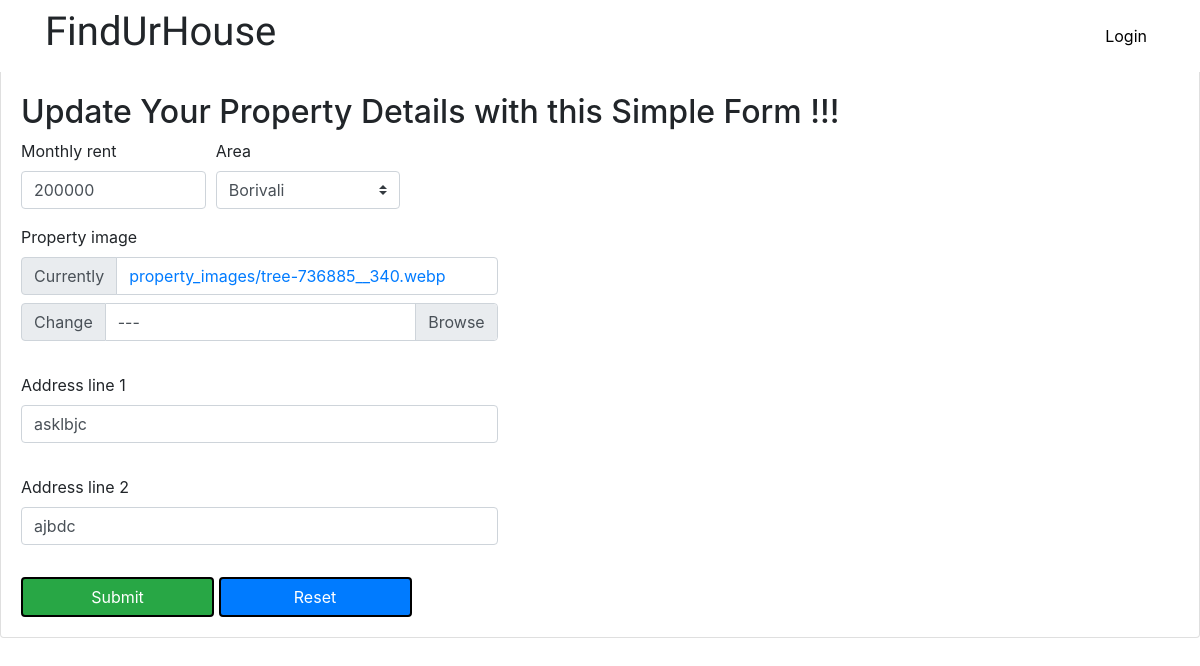
Page /owner/update_property/22 on the committed database.
### users/models.py (models this page shows, shortened)
class Property(models.Model):
    size_choices = [
        ('1 BHK' ,'1 BHK'),
        ('2 BHK' ,'2 BHK'),
        ('3 BHK' ,'3 BHK'),
        ('4 BHK' ,'4 BHK')
    ]
    area_choices = [
        ('Borivali' ,'Borivali'),
        ('Kandivali' ,'Kandivali'),
        ('Malad' ,'Malad'),
        ('Goregaon' ,'Goregaon')
    ]
    property_owner = models.ForeignKey(Owner, on_delete=models.CASCADE)
    property_size = models.CharField(choices=size_choices, max_length = 100)
    monthly_rent = models.PositiveIntegerField(validators = [MinValueValidator(1)])
    property_image = models.ImageField(default='default.jpg',upload_to='property_images/',blank = False)
    area = models.CharField(choices=area_choices, max_length = 100)
    address_line_1 = models.CharField(max_length = 100)
    address_line_2 = models.CharField(max_length = 100)

### users/views.py (the view)
# urls.py: path('owner/update_property/<int:update_id>',users_views.update_property, name = 'update_property'),
def update_property(request, update_id):
    property_to_update = Property.objects.get(id=update_id)
    if request.method == 'POST':
        form = UpdatePropertyForm(request.POST,request.FILES,instance=property_to_update)
        if form.is_valid():
            form.save()
            messages.success(request,"Details Updated Successfully !")
            return redirect('owner_home')
    elif request.method == 'GET':
        form = UpdatePropertyForm(instance=property_to_update)
    context = {
        "form" : form,
        "propertyid" : update_id,
    }
    return render(request,"users/update_property.html",context)

### users/templates/users/update_property.html (shortened to what this page needs)
{% extends "users/base.html" %}
{% load static %}
{% block content %}
{% load crispy_forms_tags %}
<html lang="en">
<head>
  <link rel="stylesheet" href="https://maxcdn.bootstrapcdn.com/bootstrap/4.0.0/css/bootstrap.min.css">
  <link rel="stylesheet" href="https://cdnjs.cloudflare.com/ajax/libs/font-awesome/4.7.0/css/font-awesome.min.css">
  </head>
  <body>
  <br><br><br>
  <h2> Update Your Property Details with this Simple Form !!!</h2>
  <form action="{% url 'update_property' propertyid  %}" method="POST" enctype="multipart/form-data">
      {% crispy form form.helper %}
  </form>
  </body>
{% endblock content %}

### static/css/main.css (style rules this page uses)
body { background: #fafafa; color: #333333; margin-top: 5rem; }
h1, h2, h3, h4, h5, h6 { color:black; }

### users/templates/users/update_property.html (style rules this page uses)
.btn-border { border: 2px solid black; }

### rows in the picture
Property: monthly_rent "200000", area "Borivali", address_line_1 "asklbjc", address_line_2 "ajbdc"
